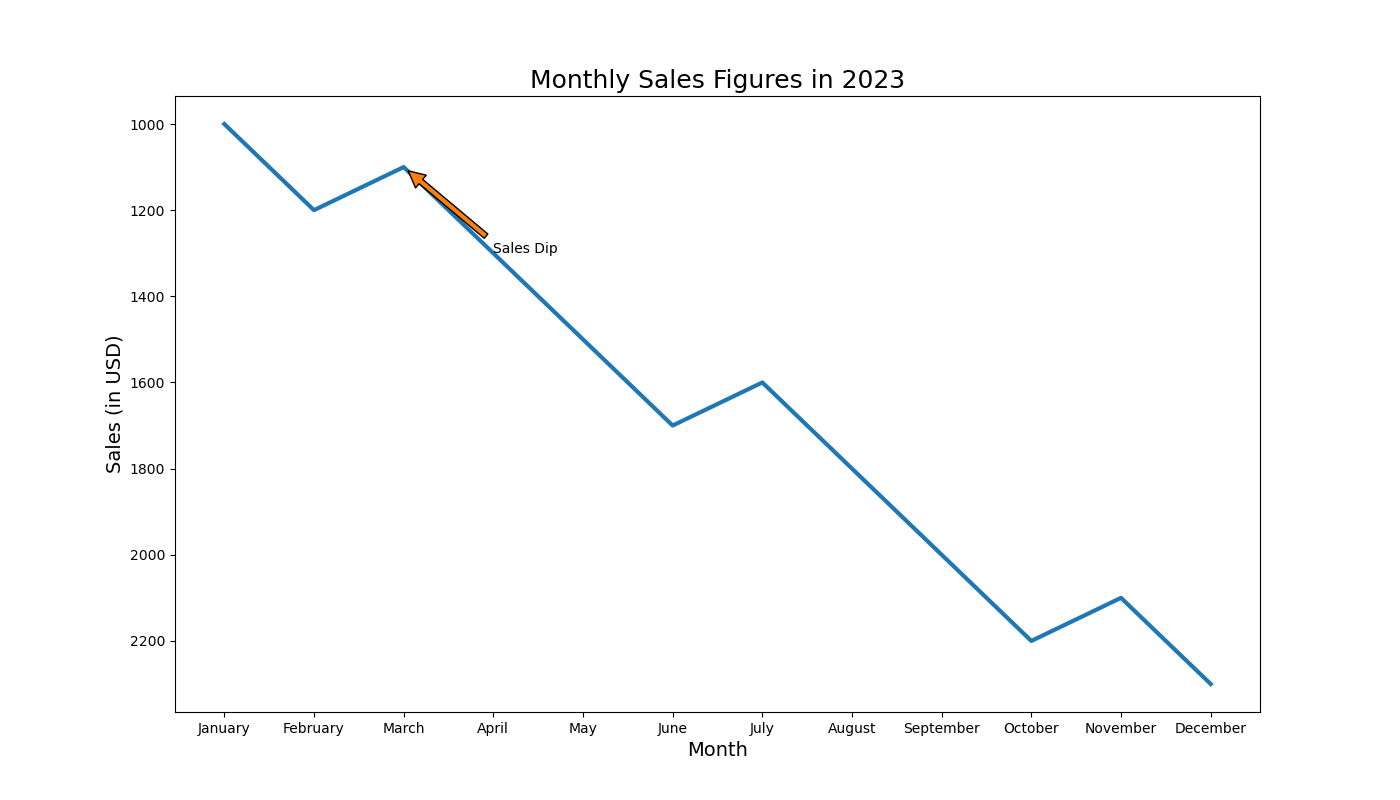

Write Python code to recreate this figure.

import matplotlib.pyplot as plt

months = ['January', 'February', 'March', 'April', 'May', 'June', 
          'July', 'August', 'September', 'October', 'November', 'December']
sales = [1000, 1200, 1100, 1300, 1500, 1700, 1600, 1800, 2000, 2200, 2100, 2300]

plt.figure(figsize=(14, 8))

plt.plot(months, sales, color='#1f77b4', linewidth=3)

plt.annotate('Sales Dip', xy=('March', 1100), xytext=('April', 1300),
             arrowprops=dict(facecolor='#ff7f0e', shrink=0.05))

plt.title('Monthly Sales Figures in 2023', fontsize=18, loc='center')  
plt.xlabel('Month', fontsize=14)  
plt.ylabel('Sales (in USD)', fontsize=14)  
plt.gca().invert_yaxis()

plt.show()
